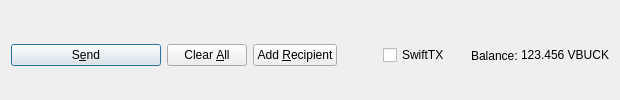
         <widget class="QFrame" name="frame_Send">
          <layout class="QHBoxLayout" name="horizontalLayout">
           <property name="bottomMargin">
            <number>0</number>
           </property>
           <item>
            <widget class="QPushButton" name="sendButton">
             <property name="minimumSize">
              <size>
               <width>150</width>
               <height>0</height>
              </size>
             </property>
             <property name="toolTip">
              <string>Confirm the send action</string>
             </property>
             <property name="text">
              <string>S&amp;end</string>
             </property>
             <property name="icon">
              <iconset resource="../vbuck.qrc">
               <normaloff>:/icons/send</normaloff>:/icons/send</iconset>
             </property>
             <property name="autoDefault">
              <bool>false</bool>
             </property>
             <property name="default">
              <bool>true</bool>
             </property>
            </widget>
           </item>
           <item>
            <widget class="QPushButton" name="clearButton">
             <property name="sizePolicy">
              <sizepolicy hsizetype="Minimum" vsizetype="Fixed">
               <horstretch>0</horstretch>
               <verstretch>0</verstretch>
              </sizepolicy>
             </property>
             <property name="toolTip">
              <string>Clear all fields of the form.</string>
             </property>
             <property name="text">
              <string>Clear &amp;All</string>
             </property>
             <property name="icon">
              <iconset resource="../vbuck.qrc">
               <normaloff>:/icons/remove</normaloff>:/icons/remove</iconset>
             </property>
             <property name="autoDefault">
              <bool>false</bool>
             </property>
            </widget>
           </item>
           <item>
            <widget class="QPushButton" name="addButton">
             <property name="toolTip">
              <string>Send to multiple recipients at once</string>
             </property>
             <property name="text">
              <string>Add &amp;Recipient</string>
             </property>
             <property name="icon">
              <iconset resource="../vbuck.qrc">
               <normaloff>:/icons/add</normaloff>:/icons/add</iconset>
             </property>
             <property name="autoDefault">
              <bool>false</bool>
             </property>
            </widget>
           </item>
           <item>
            <spacer name="horizontalSpacer">
             <property name="orientation">
              <enum>Qt::Horizontal</enum>
             </property>
             <property name="sizeHint" stdset="0">
              <size>
               <width>40</width>
               <height>20</height>
              </size>
             </property>
            </spacer>
           </item>
           <item>
            <layout class="QHBoxLayout" name="horizontalLayout_2">
             <property name="spacing">
              <number>3</number>
             </property>
             <item>
              <widget class="QCheckBox" name="checkSwiftTX">
               <property name="enabled">
                <bool>true</bool>
               </property>
               <property name="minimumSize">
                <size>
                 <width>85</width>
                 <height>0</height>
                </size>
               </property>
               <property name="text">
                <string>SwiftTX</string>
               </property>
              </widget>
             </item>
             <item>
              <widget class="QLabel" name="label">
               <property name="text">
                <string>Balance:</string>
               </property>
              </widget>
             </item>
             <item>
              <widget class="QLabel" name="labelBalance">
               <property name="sizePolicy">
                <sizepolicy hsizetype="Preferred" vsizetype="Fixed">
                 <horstretch>0</horstretch>
                 <verstretch>0</verstretch>
                </sizepolicy>
               </property>
               <property name="cursor">
                <cursorShape>IBeamCursor</cursorShape>
               </property>
               <property name="text">
                <string notr="true">123.456 VBUCK</string>
               </property>
               <property name="textInteractionFlags">
                <set>Qt::LinksAccessibleByMouse|Qt::TextSelectableByKeyboard|Qt::TextSelectableByMouse</set>
               </property>
              </widget>
             </item>
            </layout>
           </item>
          </layout>
         </widget>
